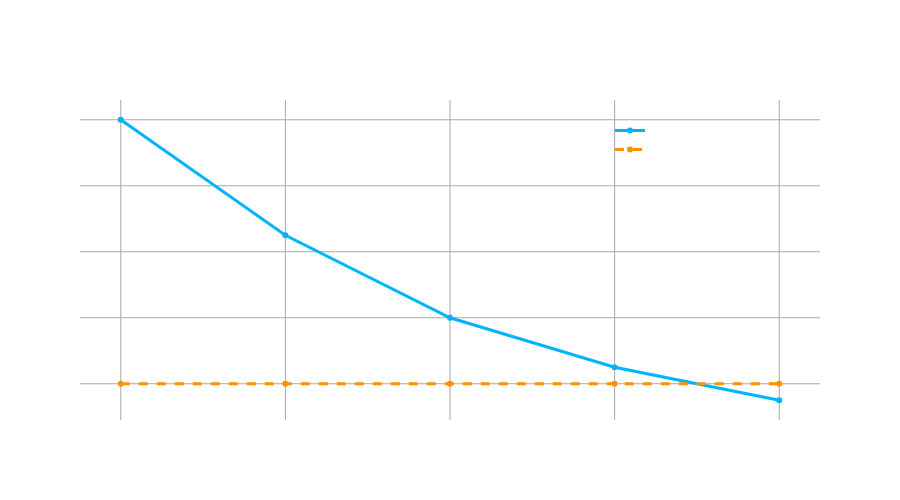

Notebook code for this chart:
### Markdown cell above
#### <u>Problem with Black-Scholes (Consistency): Statistical and Static Arbitrage</u>

The simplest example of why we need to demand consistent pricing can be seen above.

- Volatility increases $\rightarrow$ Option Price increase
- Volatility decreases $\rightarrow$ Option Price decrease

I am constantly quoting prices against the market that are over and undervalued. Imagine if I were selling jewels all for the same price, and others knew the market price differed for diamonds and gold they could sell me what I overvalue and buy what is undervalued and I'll get killed.

We need a way to **consistently and efficiently** quote prices.

### Code cell
# Calculate skew relative to flat 20% BS vol
flat_bs_vol = 20.0
spot = 100

# Get market volatilities for each strike at each maturity
market_skew = market_vols[0]  # Take first maturity for simplicity
bs_skew = [flat_bs_vol] * len(strikes)

# Create figure
fig = go.Figure()

# Add market skew line
fig.add_trace(
    go.Scatter(
        x=strikes,
        y=market_skew,
        name='Market Volatility Skew',
        line=dict(color='#00b3ff', width=3)
    )
)

# Add flat BS vol line
fig.add_trace(
    go.Scatter(
        x=strikes,
        y=bs_skew,
        name='Black-Scholes Volatility',
        line=dict(color='#ff9100', width=3, dash='dash')
    )
)

# Update layout
fig.update_layout(
    title='Market, Black-Scholes Skew',
    xaxis_title='Strike Price',
    yaxis_title='Implied Volatility (%)',
    width=900,
    height=500,
    paper_bgcolor='rgba(0,0,0,0)',
    plot_bgcolor='rgba(0,0,0,0)',
    showlegend=True,
    legend=dict(
        yanchor="top",
        y=0.95,
        xanchor="right",
        x=0.95
    ),
    font=dict(color='white')
)

# Add grid
fig.update_xaxes(showgrid=True, gridwidth=1, gridcolor='darkgray')
fig.update_yaxes(showgrid=True, gridwidth=1, gridcolor='darkgray')

fig.show()

### Figure 1 — Plotly figure (JSON) as saved in the notebook; plotly's stock layout.template omitted (floating-point values rounded to 4 significant figures)
{"data": [{"line": {"color": "#00b3ff", "width": 3}, "name": "Market Volatility Skew", "type": "scatter", "x": [90, 95, 100, 105, 110], "y": [28.0, 24.5, 22.0, 20.5, 19.5]}, {"line": {"color": "#ff9100", "dash": "dash", "width": 3}, "name": "Black-Scholes Volatility", "type": "scatter", "x": [90, 95, 100, 105, 110], "y": [20, 20, 20, 20, 20]}], "layout": {"font": {"color": "white"}, "height": 500, "legend": {"x": 0.95, "xanchor": "right", "y": 0.95, "yanchor": "top"}, "paper_bgcolor": "rgba(0,0,0,0)", "plot_bgcolor": "rgba(0,0,0,0)", "showlegend": true, "title": {"text": "Market, Black-Scholes Skew"}, "width": 900, "xaxis": {"gridcolor": "darkgray", "gridwidth": 1, "showgrid": true, "title": {"text": "Strike Price"}}, "yaxis": {"gridcolor": "darkgray", "gridwidth": 1, "showgrid": true, "title": {"text": "Implied Volatility (%)"}}}}
